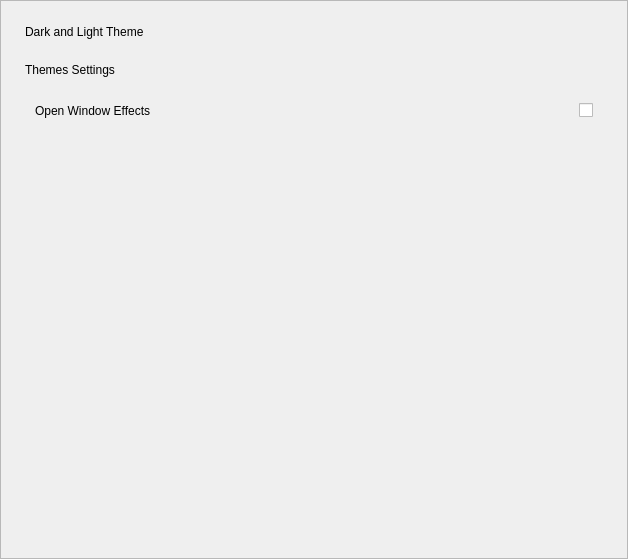
<?xml version="1.0" encoding="UTF-8"?>
<ui version="4.0">
 <class>Themes</class>
 <widget class="QWidget" name="Themes">
  <property name="geometry">
   <rect>
    <x>0</x>
    <y>0</y>
    <width>628</width>
    <height>559</height>
   </rect>
  </property>
  <property name="windowTitle">
   <string>Form</string>
  </property>
  <layout class="QVBoxLayout" name="verticalLayout">
   <property name="spacing">
    <number>0</number>
   </property>
   <property name="leftMargin">
    <number>0</number>
   </property>
   <property name="topMargin">
    <number>0</number>
   </property>
   <property name="rightMargin">
    <number>0</number>
   </property>
   <property name="bottomMargin">
    <number>0</number>
   </property>
   <item>
    <widget class="QScrollArea" name="scrollArea">
     <property name="widgetResizable">
      <bool>true</bool>
     </property>
     <widget class="QWidget" name="scrollAreaWidgetContents">
      <property name="geometry">
       <rect>
        <x>0</x>
        <y>0</y>
        <width>626</width>
        <height>557</height>
       </rect>
      </property>
      <layout class="QVBoxLayout" name="verticalLayout_5">
       <property name="spacing">
        <number>24</number>
       </property>
       <property name="leftMargin">
        <number>24</number>
       </property>
       <property name="topMargin">
        <number>24</number>
       </property>
       <property name="rightMargin">
        <number>24</number>
       </property>
       <property name="bottomMargin">
        <number>40</number>
       </property>
       <item>
        <widget class="QStackedWidget" name="stackedWidget">
         <property name="currentIndex">
          <number>0</number>
         </property>
         <widget class="QWidget" name="page_theme">
          <layout class="QVBoxLayout" name="verticalLayout_2">
           <property name="spacing">
            <number>24</number>
           </property>
           <property name="leftMargin">
            <number>0</number>
           </property>
           <property name="topMargin">
            <number>0</number>
           </property>
           <property name="rightMargin">
            <number>0</number>
           </property>
           <property name="bottomMargin">
            <number>0</number>
           </property>
           <item>
            <widget class="QWidget" name="widget_themes" native="true">
             <property name="sizePolicy">
              <sizepolicy hsizetype="Preferred" vsizetype="Minimum">
               <horstretch>0</horstretch>
               <verstretch>0</verstretch>
              </sizepolicy>
             </property>
             <layout class="QVBoxLayout" name="verticalLayout_3">
              <property name="spacing">
               <number>10</number>
              </property>
              <property name="leftMargin">
               <number>0</number>
              </property>
              <property name="topMargin">
               <number>0</number>
              </property>
              <property name="rightMargin">
               <number>0</number>
              </property>
              <property name="bottomMargin">
               <number>0</number>
              </property>
              <item>
               <widget class="QLabel" name="label_theme">
                <property name="text">
                 <string>Dark and Light Theme</string>
                </property>
               </widget>
              </item>
              <item>
               <layout class="QGridLayout" name="gridLayout_themes">
                <property name="sizeConstraint">
                 <enum>QLayout::SetDefaultConstraint</enum>
                </property>
                <property name="horizontalSpacing">
                 <number>24</number>
                </property>
                <property name="verticalSpacing">
                 <number>0</number>
                </property>
               </layout>
              </item>
             </layout>
            </widget>
           </item>
           <item>
            <layout class="QVBoxLayout" name="verticalLayout_4">
             <property name="spacing">
              <number>10</number>
             </property>
             <item>
              <widget class="QLabel" name="label_theme_setting">
               <property name="text">
                <string>Themes Settings</string>
               </property>
              </widget>
             </item>
             <item>
              <layout class="QVBoxLayout" name="verticalLayout_choose_widget">
               <property name="spacing">
                <number>24</number>
               </property>
              </layout>
             </item>
            </layout>
           </item>
           <item>
            <widget class="QWidget" name="widget_3" native="true">
             <layout class="QHBoxLayout" name="horizontalLayout">
              <property name="spacing">
               <number>0</number>
              </property>
              <property name="leftMargin">
               <number>10</number>
              </property>
              <property name="topMargin">
               <number>0</number>
              </property>
              <property name="rightMargin">
               <number>10</number>
              </property>
              <property name="bottomMargin">
               <number>0</number>
              </property>
              <item>
               <widget class="QLabel" name="label_open_special_effects">
                <property name="sizePolicy">
                 <sizepolicy hsizetype="Preferred" vsizetype="Preferred">
                  <horstretch>0</horstretch>
                  <verstretch>0</verstretch>
                 </sizepolicy>
                </property>
                <property name="text">
                 <string>Open Window Effects</string>
                </property>
               </widget>
              </item>
              <item>
               <spacer name="horizontalSpacer">
                <property name="orientation">
                 <enum>Qt::Horizontal</enum>
                </property>
                <property name="sizeHint" stdset="0">
                 <size>
                  <width>455</width>
                  <height>20</height>
                 </size>
                </property>
               </spacer>
              </item>
              <item>
               <widget class="KiranSwitchButton" name="checkBox_special_effects">
                <property name="text">
                 <string/>
                </property>
               </widget>
              </item>
             </layout>
            </widget>
           </item>
           <item>
            <spacer name="verticalSpacer">
             <property name="orientation">
              <enum>Qt::Vertical</enum>
             </property>
             <property name="sizeHint" stdset="0">
              <size>
               <width>20</width>
               <height>323</height>
              </size>
             </property>
            </spacer>
           </item>
          </layout>
         </widget>
         <widget class="QWidget" name="page_icon"/>
         <widget class="QWidget" name="page_cursor"/>
        </widget>
       </item>
      </layout>
     </widget>
    </widget>
   </item>
  </layout>
 </widget>
 <customwidgets>
  <customwidget>
   <class>KiranSwitchButton</class>
   <extends>QCheckBox</extends>
   <header location="global">kiranwidgets-qt5/kiran-switch-button.h</header>
  </customwidget>
 </customwidgets>
 <resources/>
 <connections/>
</ui>
